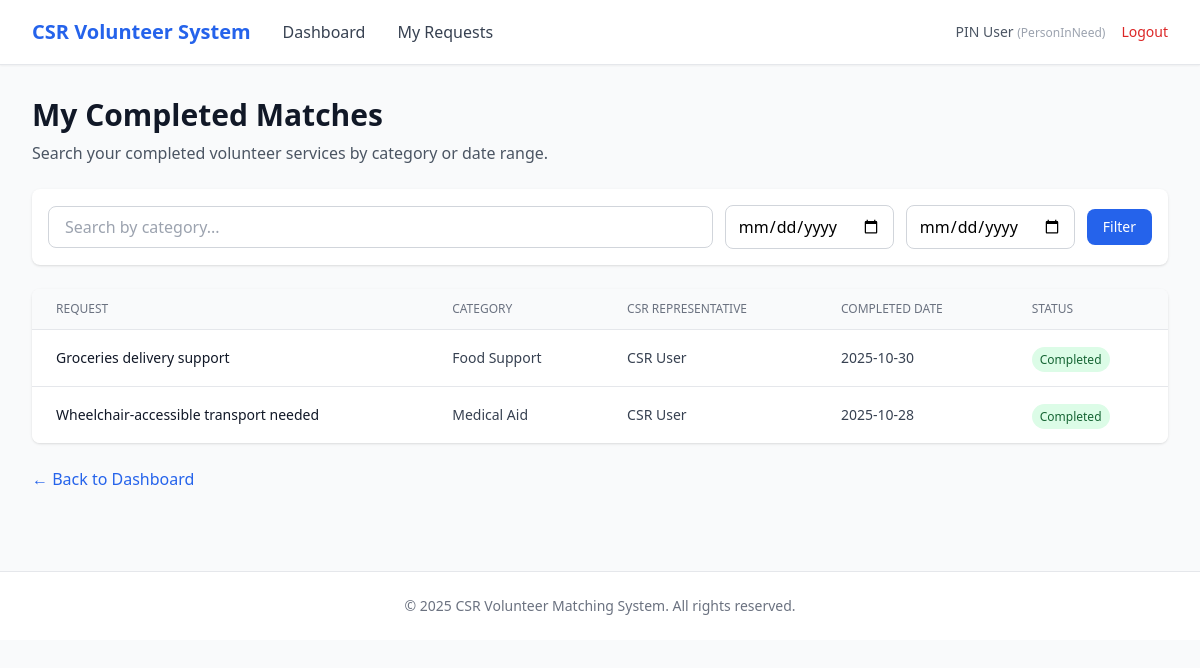
Screenshot of /pin/match-records (signed in) with the database file from the repository.
### app/entity/user_account.py (models this page shows, shortened)
class UserAccount(UserMixin, db.Model):
    __tablename__ = "user_accounts"
    userID = db.Column(db.Integer, primary_key=True, autoincrement=True)  # explicit auto increment
    name = db.Column(db.String(100), nullable=False)
    email = db.Column(db.String(120), nullable=False, unique=True, index=True)
    _password = db.Column("password", db.String(255), nullable=False)
    age = db.Column(db.Integer)
    phoneNumber = db.Column(db.String(20))
    isActive = db.Column(db.Boolean, default=True)
    profileID = db.Column(db.Integer, db.ForeignKey("user_profiles.profileID"), nullable=False)
    profile = db.relationship("UserProfile", back_populates="users", lazy=True)
    @property
    def password(self):
        raise AttributeError("Password is write-only.")
    @password.setter
    def password(self, raw):
        self._password = generate_password_hash(raw)

### app/entity/user_profile.py (models this page shows)
class UserProfile(db.Model):
    __tablename__ = "user_profiles"
    profileID   = db.Column(db.Integer, primary_key=True, autoincrement=True)  # explicit auto increment
    profileName = db.Column(db.String(50), nullable=False, unique=True)
    description = db.Column(db.String(255))
    isActive    = db.Column(db.Boolean, default=True)
    users = db.relationship("UserAccount", back_populates="profile", lazy=True)

### app/entity/match_record.py (models this page shows)
class MatchRecord(db.Model):
    __tablename__ = "match_records"
    matchRecordID = db.Column(db.Integer, primary_key=True)
    requestID = db.Column(db.Integer, db.ForeignKey("requests.requestID", ondelete="CASCADE"), nullable=False)
    csrRepID = db.Column(db.Integer, db.ForeignKey("user_accounts.userID"), nullable=False)
    pinID = db.Column(db.Integer, db.ForeignKey("user_accounts.userID"), nullable=False)
    categoryID = db.Column(db.Integer, db.ForeignKey("categories.categoryID"), nullable=False)
    status = db.Column(db.String(30), default="completed")
    matchedAt   = db.Column(db.DateTime, default=db.func.now(), nullable=False)
    completedAt = db.Column(db.DateTime)
    request = db.relationship("Request", back_populates="match_records", lazy=True)
    csr_representative = db.relationship(
        "UserAccount",
        foreign_keys=[csrRepID],
        backref=db.backref("match_records_as_csr", lazy=True),
        lazy=True
    )
    person_in_need = db.relationship(
        "UserAccount",
        foreign_keys=[pinID],
        backref=db.backref("match_records_as_pin", lazy=True),
        lazy=True
    )
    category = db.relationship("Category", lazy=True)

### app/entity/request.py (models this page shows)
class Request(db.Model):
    __tablename__ = "requests"
    requestID = db.Column(db.Integer, primary_key=True)
    pinID = db.Column(db.Integer, db.ForeignKey("user_accounts.userID"), nullable=False)
    csrRepID = db.Column(db.Integer, db.ForeignKey("user_accounts.userID"))
    categoryID = db.Column(db.Integer, db.ForeignKey("categories.categoryID"), nullable=False)
    title = db.Column(db.String(150), nullable=False)
    description = db.Column(db.Text)
    status = db.Column(db.String(30), default="open")
    viewCount = db.Column(db.Integer, default=0)
    shortlistCount = db.Column(db.Integer, default=0)
    createdAt = db.Column(db.DateTime, default=db.func.now(), nullable=False)
    closedAt  = db.Column(db.DateTime)
    category = db.relationship("Category", back_populates="requests", lazy=True)
    person_in_need = db.relationship(
        "UserAccount",
        foreign_keys=[pinID],
        backref=db.backref("requests_made", lazy=True),
        lazy=True
    )
    csr_representative = db.relationship(
        "UserAccount",
        foreign_keys=[csrRepID],
        backref=db.backref("requests_supported", lazy=True),
        lazy=True
    )
    shortlists = db.relationship(
        "Shortlist",
        back_populates="request",
        cascade="all, delete-orphan",
        passive_deletes=True
    )
    match_records = db.relationship(
        "MatchRecord",
        back_populates="request",
        cascade="all, delete-orphan",
        passive_deletes=True
    )

### app/entity/category.py (models this page shows)
class Category(db.Model):
    __tablename__ = "categories"
    categoryID   = db.Column(db.Integer, primary_key=True)
    categoryName = db.Column(db.String(100), nullable=False, unique=True)
    description  = db.Column(db.String(255))
    isActive     = db.Column(db.Boolean, default=True)
    requests = db.relationship("Request", back_populates="category", lazy=True)

### app/boundary/routes.py (the view)
@boundary_bp.route("/pin/match-records", methods=["GET"])
@login_required
def pin_match_records():
    from app.control.pin_searchMatchRecord_controller import PinSearchMatchRecordController
    category_query = request.args.get("category", "").strip()
    start_date = request.args.get("start_date", "").strip()
    end_date = request.args.get("end_date", "").strip()
    page = request.args.get("page", 1, type=int)
    per_page = 10
    results = PinSearchMatchRecordController().searchMatchRecord(
        current_user.userID, category_query, start_date, end_date
    )
    total = len(results)
    start = (page - 1) * per_page
    end = start + per_page
    paginated_matches = results[start:end]
    class SimplePagination:
        def __init__(self, page, per_page, total):
            self.page = page
            self.per_page = per_page
            self.total = total
            self.pages = (total + per_page - 1) // per_page
            self.has_prev = page > 1
            self.has_next = page < self.pages
            self.prev_num = page - 1
            self.next_num = page + 1
    pagination = SimplePagination(page, per_page, total)
    return render_template(
        "pin/matches.html",
        matches=paginated_matches,
        pagination=pagination,
        category_query=category_query,
        start_date=start_date,
        end_date=end_date
    )

### app/control/pin_searchMatchRecord_controller.py (called while the page is built)
    def searchMatchRecord(self, pin_id: int, category_query: str = "", start_date: str = "", end_date: str = ""):
        q = (
            db.session.query(MatchRecord)
            .join(Request, MatchRecord.requestID == Request.requestID)
            .join(Category, Request.categoryID == Category.categoryID)
            .filter(
                Request.pinID == pin_id,
                MatchRecord.status == "completed"   # ensure 'Completed Matches'
            )
        )
        if category_query and category_query.strip():
            like = f"%{category_query.strip()}%"
            q = q.filter(Category.categoryName.ilike(like))
        if start_date:
            q = q.filter(func.date(MatchRecord.completedAt) >= start_date)
        if end_date:
            q = q.filter(func.date(MatchRecord.completedAt) <= end_date)
        return q.order_by(MatchRecord.completedAt.desc()).all()

### app/entity/user_account.py (called while the page is built)
@login_manager.user_loader
def load_user(user_id):
    return UserAccount.query.get(int(user_id))

### app/templates/pin/matches.html (shortened to what this page needs)
{% extends "base.html" %}
{% block nav_links %}
<a href="{{ url_for('boundary.pin_dashboard') }}" class="text-gray-700 hover:text-primary">Dashboard</a>
<a href="{{ url_for('boundary.pin_requests') }}" class="text-gray-700 hover:text-primary">My Requests</a>
{% endblock %}
{% block content %}
<div class="mb-6">
    <h1 class="text-3xl font-bold text-gray-900">My Completed Matches</h1>
    <p class="text-gray-600 mt-2">Search your completed volunteer services by category or date range.</p>
</div>
<div class="bg-white rounded-lg shadow mb-6 p-4">
    <form method="GET" action="{{ url_for('boundary.pin_match_records') }}" class="flex flex-wrap gap-3 items-center">
        <input type="text"
               name="category"
               value="{{ category_query }}"
               placeholder="Search by category..."
               class="flex-1 px-4 py-2 border border-gray-300 rounded-lg focus:ring-2 focus:ring-primary focus:border-transparent">
        <input type="date"
               name="start_date"
               value="{{ start_date }}"
               class="px-3 py-2 border border-gray-300 rounded-lg focus:ring-2 focus:ring-primary focus:border-transparent">
        <input type="date"
               name="end_date"
               value="{{ end_date }}"
               class="px-3 py-2 border border-gray-300 rounded-lg focus:ring-2 focus:ring-primary focus:border-transparent">
        <button type="submit"
                class="px-4 py-2 bg-primary text-white rounded-lg hover:bg-blue-700 transition text-sm">
            Filter
        </button>
    </form>
</div>
<div class="bg-white rounded-lg shadow overflow-hidden">
    <table class="min-w-full divide-y divide-gray-200">
        <thead class="bg-gray-50">
            <tr>
                <th class="px-6 py-3 text-left text-xs font-medium text-gray-500 uppercase">Request</th>
                <th class="px-6 py-3 text-left text-xs font-medium text-gray-500 uppercase">Category</th>
                <th class="px-6 py-3 text-left text-xs font-medium text-gray-500 uppercase">CSR Representative</th>
                <th class="px-6 py-3 text-left text-xs font-medium text-gray-500 uppercase">Completed Date</th>
                <th class="px-6 py-3 text-left text-xs font-medium text-gray-500 uppercase">Status</th>
            </tr>
        </thead>
        <tbody class="bg-white divide-y divide-gray-200">
            {% for match in matches %}
            <tr>
                <td class="px-6 py-4 text-sm font-medium text-gray-900">{{ match.request.title }}</td>
                <td class="px-6 py-4 text-sm text-gray-700">{{ match.category.categoryName }}</td>
                <td class="px-6 py-4 text-sm text-gray-700">{{ match.csr_representative.name }}</td>
                <td class="px-6 py-4 text-sm text-gray-700">
                    {{ match.completedAt.strftime('%Y-%m-%d') if match.completedAt else 'N/A' }}
                </td>
                <td class="px-6 py-4 whitespace-nowrap">
                    <span class="px-2 py-1 text-xs font-medium rounded-full bg-green-100 text-green-800">
                        {{ match.status|capitalize }}
                    </span>
                </td>
            </tr>
            {% else %}
            <tr>
                <td colspan="5" class="px-6 py-12 text-center text-gray-500">
                    No completed matches found for selected filters.
                </td>
            </tr>
            {% endfor %}
        </tbody>
    </table>
</div>
<div class="mt-6">
    <a href="{{ url_for('boundary.pin_dashboard') }}" class="text-primary hover:text-blue-700">
        ← Back to Dashboard
    </a>
</div>
{% endblock %}

### app/templates/base.html (shortened to what this page needs)
<!DOCTYPE html>
<html lang="en">
<head>
    <script src="https://cdn.tailwindcss.com"></script>
</head>
<body class="bg-gray-50 min-h-screen">
    {% if current_user.is_authenticated %}
    <nav class="bg-white shadow-sm border-b border-gray-200">
        <div class="max-w-7xl mx-auto px-4 sm:px-6 lg:px-8">
            <div class="flex justify-between items-center h-16">
                <div class="flex items-center gap-8">
                    <a href="{{ url_for('boundary.login') }}" class="text-xl font-bold text-primary">
                        CSR Volunteer System
                    </a>
                    {% block nav_links %}{% endblock %}
                </div>
                <div class="flex items-center gap-4">
                    <span class="text-sm text-gray-600">
                        {{ current_user.name }}
                        <span class="text-xs text-gray-400">({{ current_user.profile.profileName }})</span>
                    </span>
                    <a href="{{ url_for('boundary.logout') }}" class="text-sm text-red-600 hover:text-red-700">
                        Logout
                    </a>
                </div>
            </div>
        </div>
    </nav>
    {% endif %}
    <main class="max-w-7xl mx-auto px-4 sm:px-6 lg:px-8 py-8">
        {% block content %}{% endblock %}
    </main>
    <footer class="bg-white border-t border-gray-200 mt-12">
        <div class="max-w-7xl mx-auto px-4 sm:px-6 lg:px-8 py-6">
            <p class="text-center text-sm text-gray-500">
                &copy; 2025 CSR Volunteer Matching System. All rights reserved.
            </p>
        </div>
    </footer>
</body>
</html>

### rows the page displays
UserAccount: name "PIN User"
UserProfile: profile.profileName "PersonInNeed"
MatchRecord: request "Groceries delivery support", category.categoryName "Food Support", csr_representative.name "CSR User", completedAt "2025-10-30", status "Completed"
MatchRecord: request "Wheelchair-accessible transport needed", category.categoryName "Medical Aid", csr_representative.name "CSR User", completedAt "2025-10-28", status "Completed"
